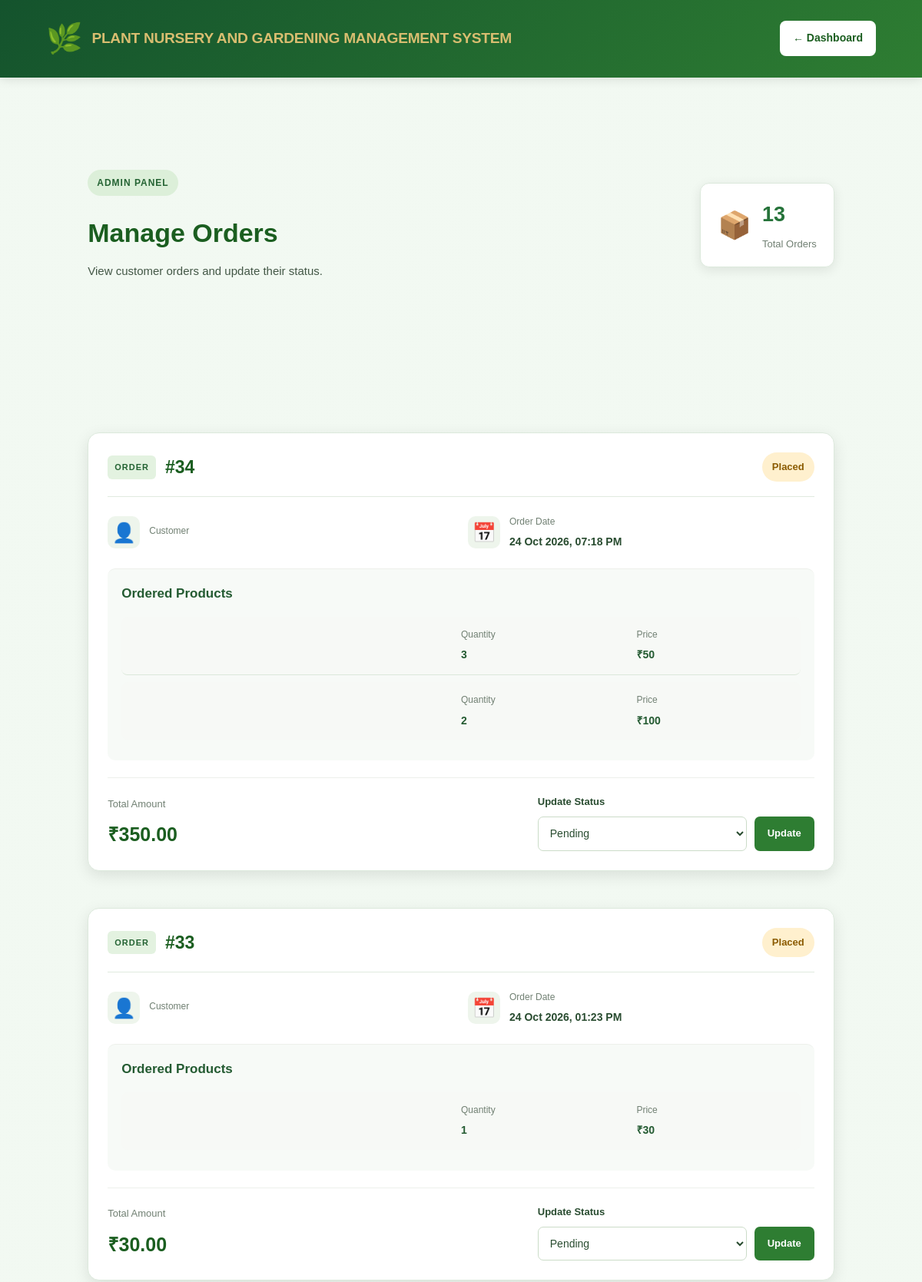
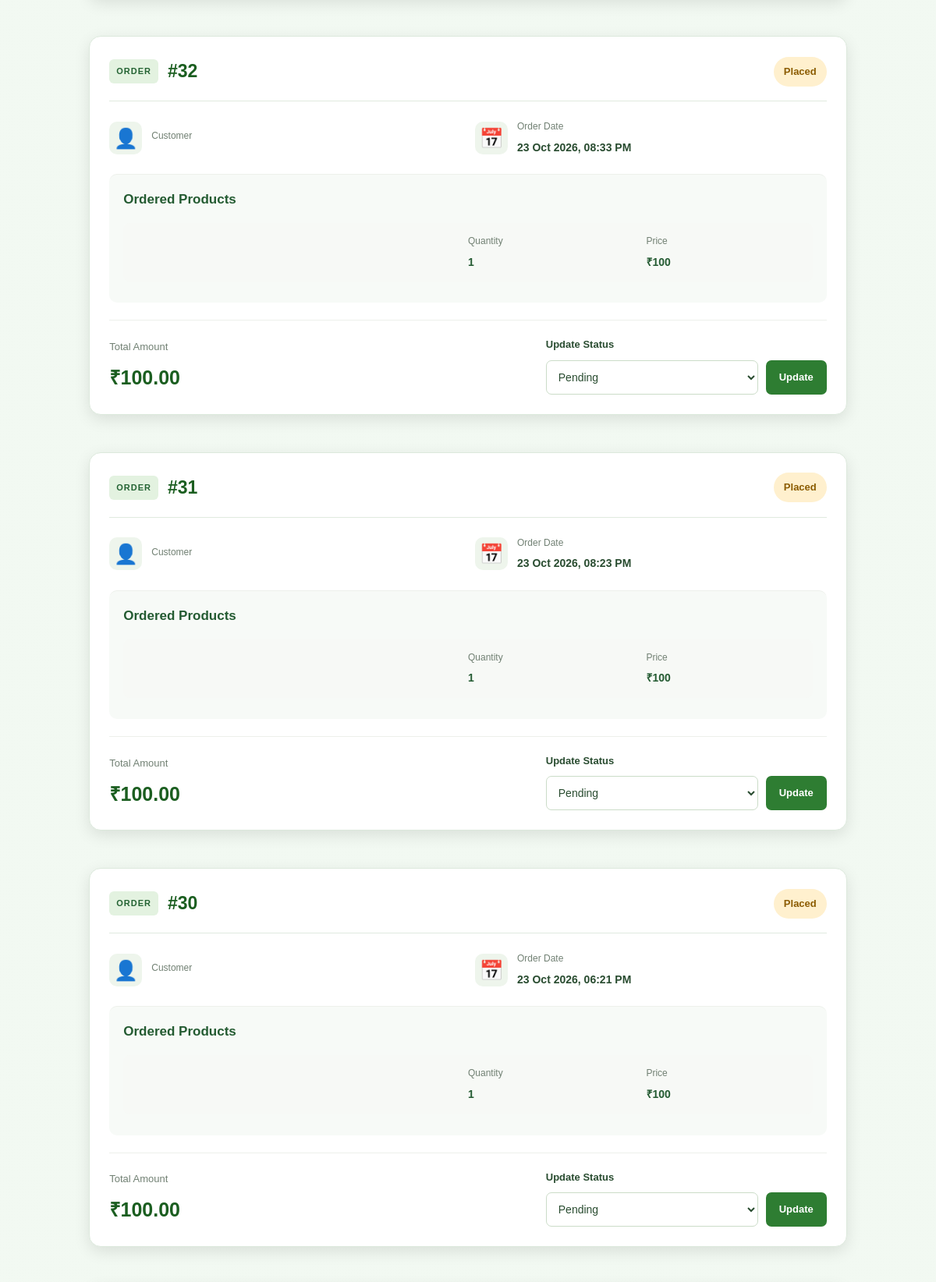
/admin-orders/ (signed in, upper part), run on the app's committed database (2 pictures, top to bottom).
### plantnurseryapp/models.py (models this page shows, shortened)
class TBL_ORDER(models.Model):
    user = models.ForeignKey(
        TBL_USER,
        on_delete=models.CASCADE
    )
    total_amount = models.DecimalField(
        max_digits=10,
        decimal_places=2,
        default=0
    )
    status = models.CharField(
        max_length=30,
        default='Placed'
    )
    created_at = models.DateTimeField(auto_now_add=True)

class TBL_ORDER_ITEM(models.Model):
    order = models.ForeignKey(
        TBL_ORDER,
        on_delete=models.CASCADE,
        related_name='items'
    )
    product = models.ForeignKey(
        TBL_PRODUCT,
        on_delete=models.SET_NULL,
        null=True
    )
    product_name = models.CharField(max_length=100)
    quantity = models.PositiveIntegerField(default=1)
    price = models.DecimalField(
        max_digits=10,
        decimal_places=2
    )
    total_price = models.DecimalField(
        max_digits=10,
        decimal_places=2
    )

class TBL_PRODUCT(models.Model):
    product_name = models.CharField(max_length=50, default='')
    price = models.CharField(max_length=50, default='')
    quantity = models.CharField(max_length=50, default='')
    describtion = models.CharField(max_length=50, default='')
    image = models.ImageField(
        upload_to='products/',
        default='',
        blank=True
    )

### plantnurseryapp/views.py (the view)
# urls.py: path('admin-orders/', views.admin_orders, name='admin_orders'),
def admin_orders(request):
    if request.session.get('role') != 'admin':
        return redirect('LOGIN')
    orders = TBL_ORDER.objects.select_related(
        'user'
    ).prefetch_related(
        'items'
    ).order_by('-created_at')
    return render(
        request,
        'admin/admin_orders.html',
        {'orders': orders}
    )

### plantnurseryapp/templates/admin/admin_orders.html (shortened to what this page needs)
{% load static %}
<!DOCTYPE html>
<html lang="en">
<head>
    <link rel="stylesheet" href="{% static 'css/style.css' %}?v=27">
</head>
<body class="manage-orders-page">
    <header class="orders-header">
        <div class="orders-brand">
            <span class="brand-icon">🌿</span>
            <h3>PLANT NURSERY AND GARDENING MANAGEMENT SYSTEM</h3>
        </div>
        <a href="{% url 'adminhome' %}" class="header-back-btn">
            ← Dashboard
        </a>
    </header>
    <main class="orders-container">
        <section class="orders-heading">
            <div>
                <span class="orders-eyebrow">ADMIN PANEL</span>
                <h2>Manage Orders</h2>
                <p>View customer orders and update their status.</p>
            </div>
            <div class="orders-count">
                <span class="count-icon">📦</span>
                <div>
                    <strong>{{ orders|length }}</strong>
                    <span>Total Orders</span>
                </div>
            </div>
        </section>
        {% if orders %}
            <section class="orders-list">
                {% for order in orders %}
                    <article class="order-card">
                        <div class="order-header">
                            <div class="order-title">
                                <span class="order-number">ORDER</span>
                                <h3>#{{ order.id }}</h3>
                            </div>
                            <span class="order-status">
                                {{ order.status }}
                            </span>
                        </div>
                        <div class="customer-details">
                            <div class="detail-item">
                                <span class="detail-icon">👤</span>
                                <div>
                                    <span class="detail-label">Customer</span>
                                </div>
                            </div>
                            <div class="detail-item">
                                <span class="detail-icon">📅</span>
                                <div>
                                    <span class="detail-label">Order Date</span>
                                    <span class="detail-value">
                                        {{ order.created_at|date:"d M Y, h:i A" }}
                                    </span>
                                </div>
                            </div>
                        </div>
                        <div class="ordered-products">
                            <h4 class="products-heading">Ordered Products</h4>
                            {% for item in order.items.all %}
                                <div class="ordered-item">
                                    <div class="item-detail">
                                        <span>Quantity</span>
                                        <strong>{{ item.quantity }}</strong>
                                    </div>
                                    <div class="item-detail">
                                        <span>Price</span>
                                        <strong>₹{{ item.product.price }}</strong>
                                    </div>
                                </div>
                            {% empty %}
                                <p class="no-items">
                                    No product details available.
                                </p>
                            {% endfor %}
                        </div>
                        <div class="order-footer">
                            <div class="order-total">
                                <span>Total Amount</span>
                                <strong>₹{{ order.total_amount }}</strong>
                            </div>
                            <form
                                method="POST"
                                action="{% url 'update_order_status' order.id %}"
                                class="status-form">
                                <label for="status-{{ order.id }}">
                                    Update Status
                                </label>
                                <div class="status-controls">
                                    <select
                                        name="status"
                                        id="status-{{ order.id }}"
                                        required>
                                        <option value="Pending"
                                            {% if order.status == "Pending" %}selected{% endif %}>
                                            Pending
                                        </option>
                                    </select>
                                    <button
                                        type="submit"
                                        class="update-status-btn">
                                        Update
                                    </button>
                                </div>
                            </form>
                        </div>
                    </article>
                {% endfor %}
            </section>
        {% endif %}
    </main>
</body>
</html>

### data on the page
TBL_ORDER: id "34", status "Placed", created_at "24 Oct 2026, 07:18 PM", total_amount "350.00", status "Pending"
TBL_ORDER_ITEM: quantity "3", product.price "50"
TBL_ORDER_ITEM: quantity "2", product.price "100"
TBL_ORDER: id "33", status "Placed", created_at "24 Oct 2026, 01:23 PM", total_amount "30.00", status "Pending"
TBL_ORDER_ITEM: quantity "1", product.price "30"
TBL_ORDER: id "32", status "Placed", created_at "23 Oct 2026, 08:33 PM", total_amount "100.00", status "Pending"
TBL_ORDER_ITEM: quantity "1", product.price "100"
TBL_ORDER: id "31", status "Placed", created_at "23 Oct 2026, 08:23 PM", total_amount "100.00", status "Pending"
TBL_ORDER_ITEM: quantity "1", product.price "100"
TBL_ORDER: id "30", status "Placed", created_at "23 Oct 2026, 06:21 PM", total_amount "100.00", status "Pending"
TBL_ORDER_ITEM: quantity "1", product.price "100"

### other printed values
{{ orders|length }} "13"
